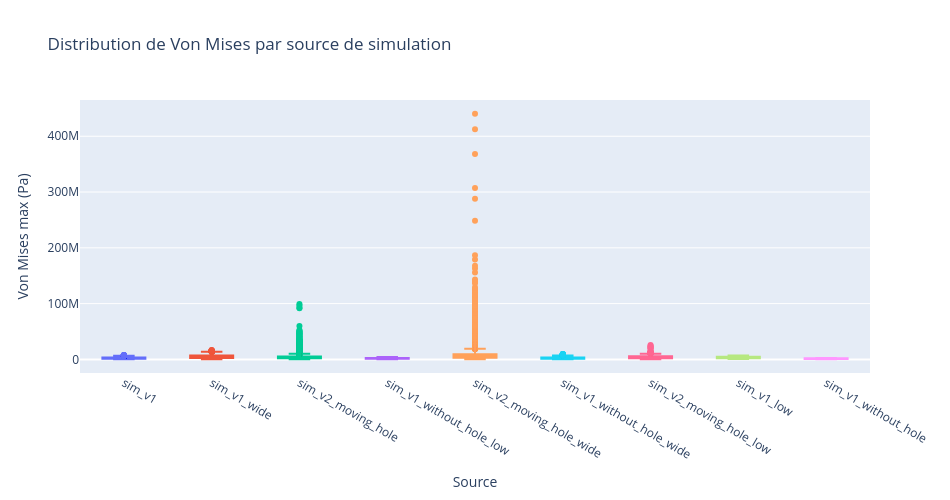

The code cell stored with this chart in its notebook:
### Code cell
fig = px.box(
    df,
    x='source',
    y='max_von_mises_pa',
    color='source',
    title='Distribution de Von Mises par source de simulation',
    labels={'source': 'Source', 'max_von_mises_pa': 'Von Mises max (Pa)'},
    width=950, height=500
)
fig.update_layout(showlegend=False)
fig.show()

### Figure 1 — Plotly figure (JSON) as saved in the notebook; plotly's stock layout.template omitted (floating-point values rounded to 4 significant figures; data arrays with more than 128 entries replaced by an {"elided": "..."} marker saying what was removed)
{"data": [{"alignmentgroup": "True", "hovertemplate": "Source=%{x}<br>Von Mises max (Pa)=%{y}<extra></extra>", "legendgroup": "sim_v1", "marker": {"color": "#636efa"}, "name": "sim_v1", "notched": false, "offsetgroup": "sim_v1", "orientation": "v", "showlegend": true, "type": "box", "x": {"elided": "20000 str values"}, "x0": " ", "xaxis": "x", "y": {"elided": "20000 float values"}, "y0": " ", "yaxis": "y"}, {"alignmentgroup": "True", "hovertemplate": "Source=%{x}<br>Von Mises max (Pa)=%{y}<extra></extra>", "legendgroup": "sim_v1_wide", "marker": {"color": "#EF553B"}, "name": "sim_v1_wide", "notched": false, "offsetgroup": "sim_v1_wide", "orientation": "v", "showlegend": true, "type": "box", "x": {"elided": "10000 str values"}, "x0": " ", "xaxis": "x", "y": {"elided": "10000 float values"}, "y0": " ", "yaxis": "y"}, {"alignmentgroup": "True", "hovertemplate": "Source=%{x}<br>Von Mises max (Pa)=%{y}<extra></extra>", "legendgroup": "sim_v2_moving_hole", "marker": {"color": "#00cc96"}, "name": "sim_v2_moving_hole", "notched": false, "offsetgroup": "sim_v2_moving_hole", "orientation": "v", "showlegend": true, "type": "box", "x": {"elided": "10000 str values"}, "x0": " ", "xaxis": "x", "y": {"elided": "10000 float values"}, "y0": " ", "yaxis": "y"}, {"alignmentgroup": "True", "hovertemplate": "Source=%{x}<br>Von Mises max (Pa)=%{y}<extra></extra>", "legendgroup": "sim_v1_without_hole_low", "marker": {"color": "#ab63fa"}, "name": "sim_v1_without_hole_low", "notched": false, "offsetgroup": "sim_v1_without_hole_low", "orientation": "v", "showlegend": true, "type": "box", "x": {"elided": "500 str values"}, "x0": " ", "xaxis": "x", "y": {"elided": "500 float values"}, "y0": " ", "yaxis": "y"}, {"alignmentgroup": "True", "hovertemplate": "Source=%{x}<br>Von Mises max (Pa)=%{y}<extra></extra>", "legendgroup": "sim_v2_moving_hole_wide", "marker": {"color": "#FFA15A"}, "name": "sim_v2_moving_hole_wide", "notched": false, "offsetgroup": "sim_v2_moving_hole_wide", "orientation": "v", "showlegend": true, "type": "box", "x": {"elided": "10000 str values"}, "x0": " ", "xaxis": "x", "y": {"elided": "10000 float values"}, "y0": " ", "yaxis": "y"}, {"alignmentgroup": "True", "hovertemplate": "Source=%{x}<br>Von Mises max (Pa)=%{y}<extra></extra>", "legendgroup": "sim_v1_without_hole_wide", "marker": {"color": "#19d3f3"}, "name": "sim_v1_without_hole_wide", "notched": false, "offsetgroup": "sim_v1_without_hole_wide", "orientation": "v", "showlegend": true, "type": "box", "x": {"elided": "10000 str values"}, "x0": " ", "xaxis": "x", "y": {"elided": "10000 float values"}, "y0": " ", "yaxis": "y"}, {"alignmentgroup": "True", "hovertemplate": "Source=%{x}<br>Von Mises max (Pa)=%{y}<extra></extra>", "legendgroup": "sim_v2_moving_hole_low", "marker": {"color": "#FF6692"}, "name": "sim_v2_moving_hole_low", "notched": false, "offsetgroup": "sim_v2_moving_hole_low", "orientation": "v", "showlegend": true, "type": "box", "x": {"elided": "500 str values"}, "x0": " ", "xaxis": "x", "y": {"elided": "500 float values"}, "y0": " ", "yaxis": "y"}, {"alignmentgroup": "True", "hovertemplate": "Source=%{x}<br>Von Mises max (Pa)=%{y}<extra></extra>", "legendgroup": "sim_v1_low", "marker": {"color": "#B6E880"}, "name": "sim_v1_low", "notched": false, "offsetgroup": "sim_v1_low", "orientation": "v", "showlegend": true, "type": "box", "x": {"elided": "500 str values"}, "x0": " ", "xaxis": "x", "y": {"elided": "500 float values"}, "y0": " ", "yaxis": "y"}, {"alignmentgroup": "True", "hovertemplate": "Source=%{x}<br>Von Mises max (Pa)=%{y}<extra></extra>", "legendgroup": "sim_v1_without_hole", "marker": {"color": "#FF97FF"}, "name": "sim_v1_without_hole", "notched": false, "offsetgroup": "sim_v1_without_hole", "orientation": "v", "showlegend": true, "type": "box", "x": ["sim_v1_without_hole", "sim_v1_without_hole", "sim_v1_without_hole", "sim_v1_without_hole", "sim_v1_without_hole", "sim_v1_without_hole", "sim_v1_without_hole", "sim_v1_without_hole", "sim_v1_without_hole", "sim_v1_without_hole", "sim_v1_without_hole", "sim_v1_without_hole", "sim_v1_without_hole", "sim_v1_without_hole", "sim_v1_without_hole", "sim_v1_without_hole", "sim_v1_without_hole", "sim_v1_without_hole", "sim_v1_without_hole", "sim_v1_without_hole", "sim_v1_without_hole", "sim_v1_without_hole", "sim_v1_without_hole", "sim_v1_without_hole", "sim_v1_without_hole", "sim_v1_without_hole", "sim_v1_without_hole", "sim_v1_without_hole", "sim_v1_without_hole", "sim_v1_without_hole", "sim_v1_without_hole", "sim_v1_without_hole", "sim_v1_without_hole", "sim_v1_without_hole", "sim_v1_without_hole", "sim_v1_without_hole", "sim_v1_without_hole", "sim_v1_without_hole", "sim_v1_without_hole", "sim_v1_without_hole", "sim_v1_without_hole", "sim_v1_without_hole", "sim_v1_without_hole", "sim_v1_without_hole", "sim_v1_without_hole", "sim_v1_without_hole", "sim_v1_without_hole", "sim_v1_without_hole", "sim_v1_without_hole", "sim_v1_without_hole"], "x0": " ", "xaxis": "x", "y": [1873000.0, 1713000.0, 997300.0, 696500.0, 492700.0, 389700.0, 1442000.0, 520100.0, 508600.0, 2306000.0, 2275000.0, 303200.0, 352500.0, 1812000.0, 1771000.0, 922900.0, 2261000.0, 1391000.0, 2221000.0, 2184000.0, 1874000.0, 525300.0, 1473000.0, 2449000.0, 1680000.0, 2597000.0, 607600.0, 683400.0, 1414000.0, 1919000.0, 2605000.0, 1284000.0, 2209000.0, 1306000.0, 1347000.0, 2085000.0, 1008000.0, 1594000.0, 999600.0, 2602000.0, 2038000.0, 1894000.0, 466500.0, 524000.0, 1306000.0, 1483000.0, 300900.0, 648900.0, 2157000.0, 279000.0], "y0": " ", "yaxis": "y"}], "layout": {"boxmode": "overlay", "height": 500, "legend": {"title": {"text": "Source"}, "tracegroupgap": 0}, "showlegend": false, "title": {"text": "Distribution de Von Mises par source de simulation"}, "width": 950, "xaxis": {"anchor": "y", "categoryarray": ["sim_v1", "sim_v1_wide", "sim_v2_moving_hole", "sim_v1_without_hole_low", "sim_v2_moving_hole_wide", "sim_v1_without_hole_wide", "sim_v2_moving_hole_low", "sim_v1_low", "sim_v1_without_hole"], "categoryorder": "array", "domain": [0, 1], "title": {"text": "Source"}}, "yaxis": {"anchor": "x", "domain": [0, 1], "title": {"text": "Von Mises max (Pa)"}}}}
